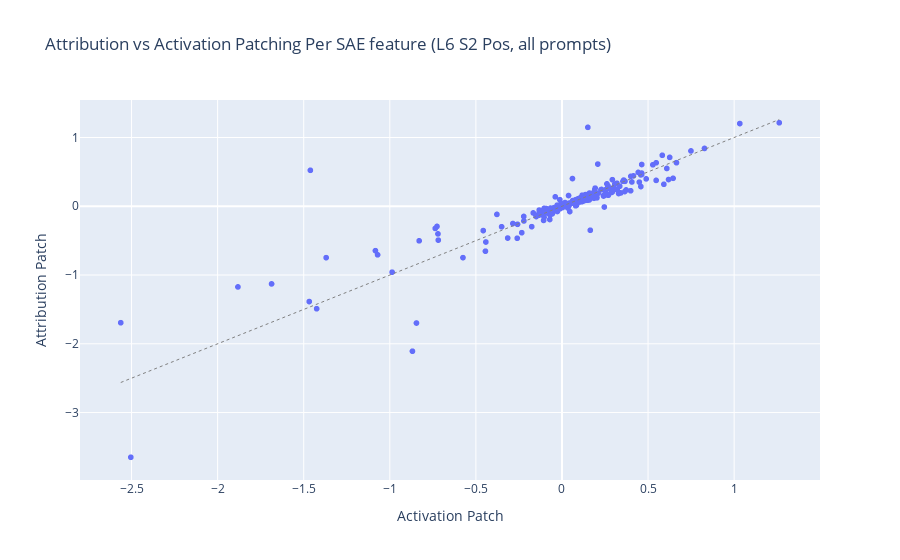

Here is the notebook cell this chart was saved with:
### Code cell
fig = px.scatter(
    y=sae_act_attr[:, s2_pos, all_live_features].flatten().cpu(),
    x=causal_effects.flatten().cpu(),
    title=f"Attribution vs Activation Patching Per SAE feature (L{layer} S2 Pos, all prompts)",
    labels = {"x":"Activation Patch", "y":"Attribution Patch"}
)
fig.add_shape(
    type='line',
    x0=causal_effects.min(),
    y0=causal_effects.min(),
    x1=causal_effects.max(),
    y1=causal_effects.max(),
    line=dict(
        color='gray',
        width=1,
        dash='dot'
    )
)
fig.show()

### Figure 1 — Plotly figure (JSON) as saved in the notebook; plotly's stock layout.template omitted (floating-point values rounded to 4 significant figures; data arrays with more than 128 entries replaced by an {"elided": "..."} marker saying what was removed)
{"data": [{"hovertemplate": "Activation Patch=%{x}<br>Attribution Patch=%{y}<extra></extra>", "legendgroup": "", "marker": {"color": "#636efa", "symbol": "circle"}, "mode": "markers", "name": "", "showlegend": false, "type": "scattergl", "x": {"elided": "1208 float values"}, "xaxis": "x", "y": {"elided": "1208 float values"}, "yaxis": "y"}], "layout": {"legend": {"tracegroupgap": 0}, "shapes": [{"line": {"color": "gray", "dash": "dot", "width": 1}, "type": "line", "x0": -2.563, "x1": 1.262, "y0": -2.563, "y1": 1.262}], "title": {"text": "Attribution vs Activation Patching Per SAE feature (L6 S2 Pos, all prompts)"}, "xaxis": {"anchor": "y", "domain": [0, 1], "title": {"text": "Activation Patch"}}, "yaxis": {"anchor": "x", "domain": [0, 1], "title": {"text": "Attribution Patch"}}}}
